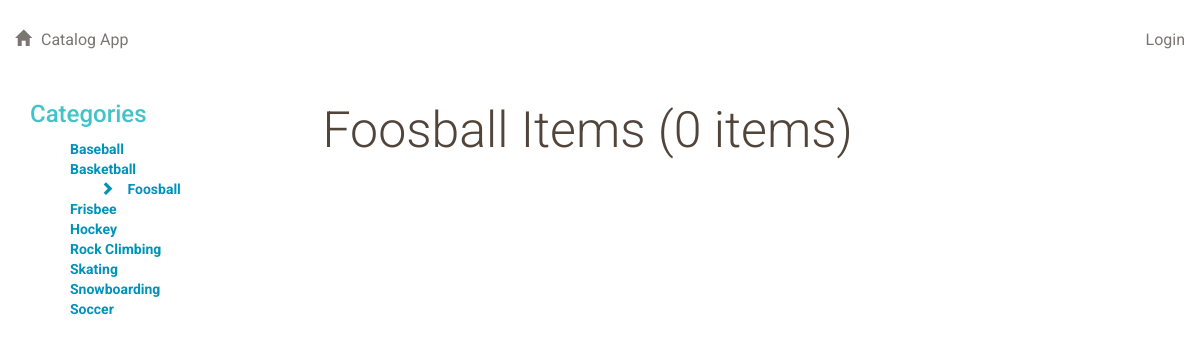
Screenshot of /catalog/Foosball/items/ with the database file from the repository.
### db.py (models this page shows, shortened)
class Category(Base):
    __tablename__ = 'category'
    id = Column(Integer, primary_key = True)
    name = Column(String(100), nullable = False, unique = True)
    user_id = Column(Integer, ForeignKey('user.id'))
    user = relationship(User)

### application.py (the view)
@app.route('/catalog/<path:category_name>/items/')
def showCategoryItemsByName(category_name):
    category_items = getCategoryItems(category_name)
    return render_template('ShowItems.html', \
                            categories = getCategories(), \
                            items = category_items, \
                            category_name = category_name, \
                            title = '%s Items (%s items)' % (category_name, len(category_items)))

### helper.py (called while the page is built)
def getCategories():
    return session.query(Category).order_by(asc(Category.name)).all()

def getCategoryItems(category_name):
    return session.query(Item).join(Item.category).filter(Category.name == category_name).all()

### templates/ShowItems.html (shortened to what this page needs)
{% extends "main.html" %}
{% block content %}
    <div>
        <h1>{{title}}</h1>
    </div>
{% endblock %}

### templates/inc/categories.html (shortened to what this page needs)
<div>
    <h2>Categories</h2>
</div>
<div>
<ul>
    {% for cat in categories %}
        <li><a href="{{url_for('showCategoryItemsByName', category_name = cat.name)}}">
        {% if category_name %}
            {% if category_name == cat.name %}
              <span class="glyphicon glyphicon-chevron-right" aria-hidden="true"></span>
            {% endif %}
        {% endif %}
        {{cat.name}}</a></li>
    {% endfor %}
</ul>
</div>

### static/styles.css (style rules this page uses)
* { font-family: "Helvetica Neue Bold", Roboto, Helvetica, Arial, sans-serif; font-weight: 700; }
h1 { font-family: "Helvetica Neue Light", Roboto, Helvetica, Arial, sans-serif; font-size: 50px; color: #51453B; line-height: 60px; font-weight: 300; }
h2 { font-size: 24px; color: #42C3C9; line-height: 29px; }
a { font-size: 14px; color: #0093B9; line-height: 17px; }
.glyphicon { margin-right: 10px; }
ul { list-style-type: none; }

### rows the page displays
Category: name "Baseball"
Category: name "Basketball"
Category: name "Foosball"
Category: name "Frisbee"
Category: name "Hockey"
Category: name "Rock Climbing"
Category: name "Skating"
Category: name "Snowboarding"
Category: name "Soccer"

### other values shown
{{ title }} "Foosball Items (0 items)"
